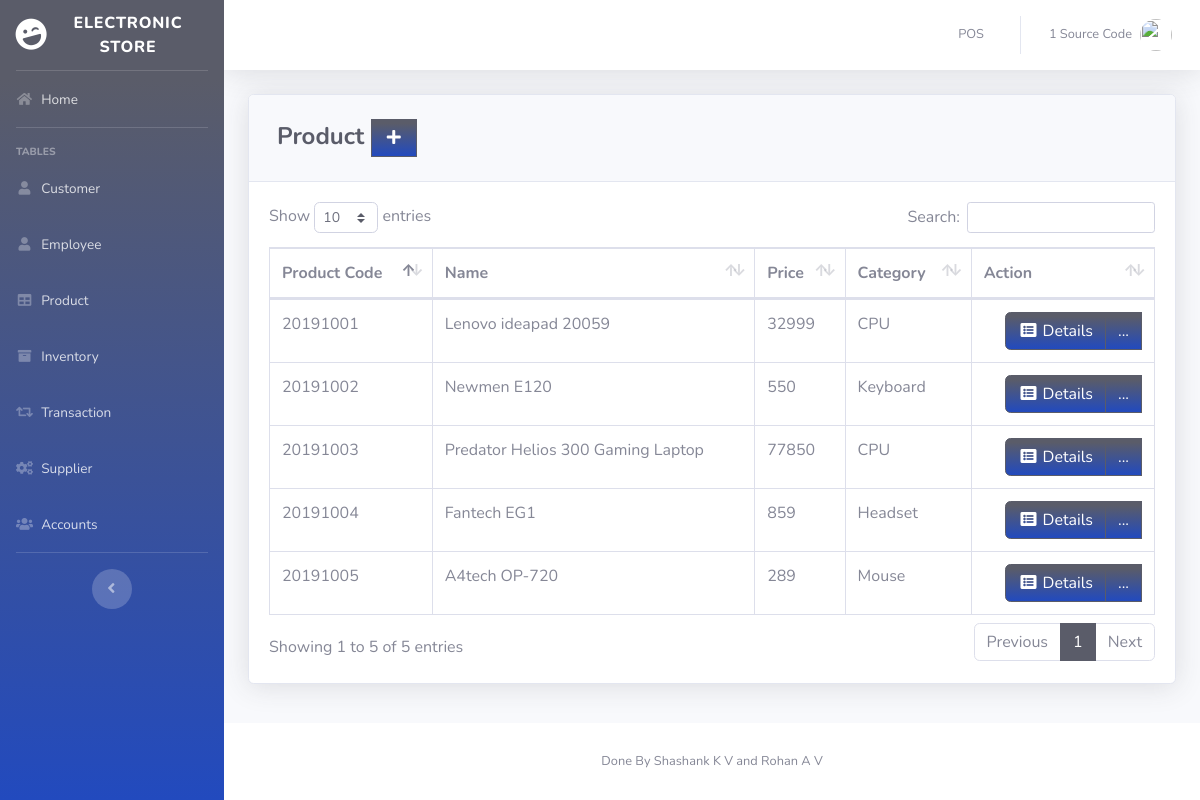
Page /pages/product.php (signed in) on the earlier database version.
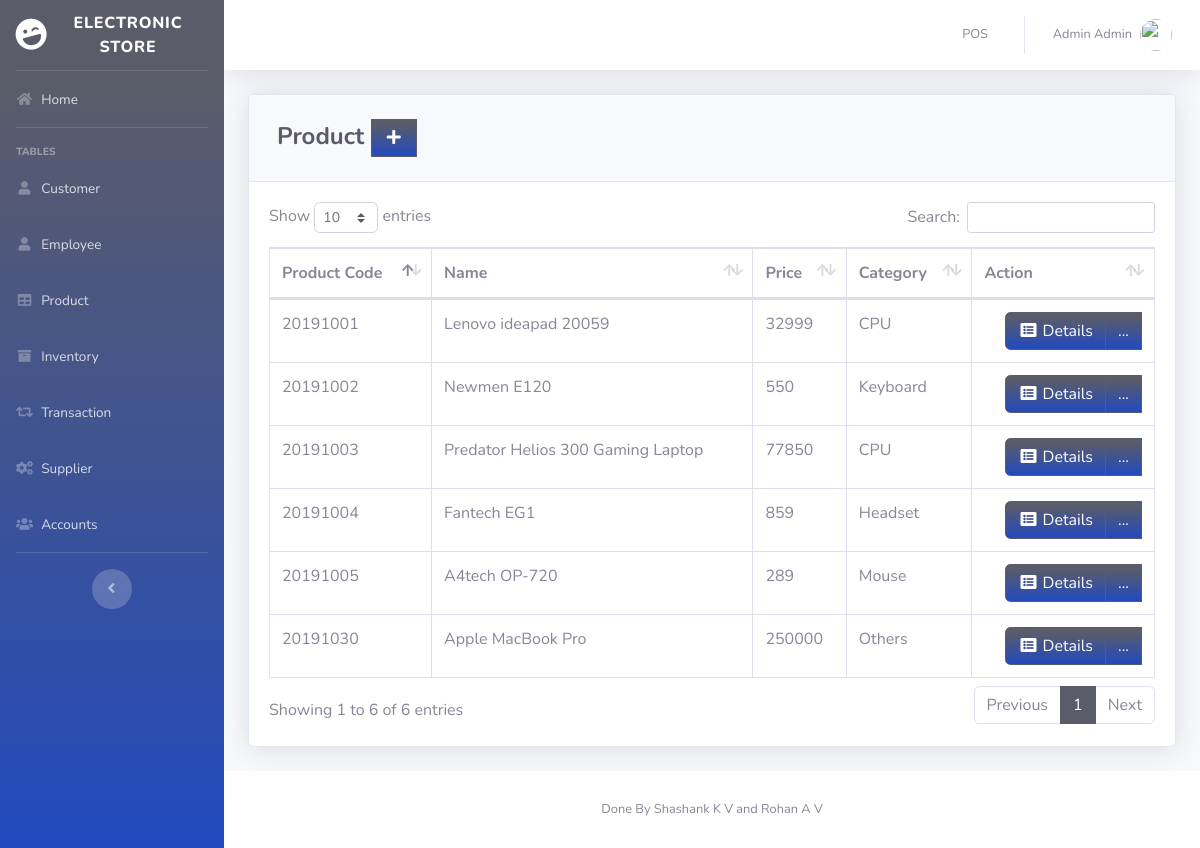
Same page on the later database version.
### tables this page shows
CREATE TABLE `product` (
  `PRODUCT_ID` int(11) NOT NULL,
  `PRODUCT_CODE` varchar(20) NOT NULL,
  `NAME` varchar(50) DEFAULT NULL,
  `DESCRIPTION` varchar(250) NOT NULL,
  `QTY_STOCK` int(50) DEFAULT NULL,
  `ON_HAND` int(250) NOT NULL,
  `PRICE` int(50) DEFAULT NULL,
  `CATEGORY_ID` int(11) DEFAULT NULL,
  `SUPPLIER_ID` int(11) DEFAULT NULL,
  `DATE_STOCK_IN` varchar(50) NOT NULL
);

CREATE TABLE `category` (
  `CATEGORY_ID` int(11) NOT NULL,
  `CNAME` varchar(50) DEFAULT NULL
);

### pages/product.php (the view, shortened to what this page needs)
<?php
include'../includes/connection.php';
include'../includes/sidebar.php';
?>
            <div class="card shadow mb-4">
            <div class="card-header py-3">
              <h4 class="m-2 font-weight-bold text-primary">Product&nbsp;<a  href="#" data-toggle="modal" data-target="#aModal" type="button" class="btn btn-primary bg-gradient-primary" style="border-radius: 0px;"><i class="fas fa-fw fa-plus"></i></a></h4>
            </div>
            <div class="card-body">
              <div class="table-responsive">
                <table class="table table-bordered" id="dataTable" width="100%" cellspacing="0">
               <thead>
                   <tr>
                     <th>Product Code</th>
                     <th>Name</th>
                     <th>Price</th>
                     <th>Category</th>
                     <th>Action</th>
                   </tr>
               </thead>
          <tbody>
<?php
    $query = 'SELECT PRODUCT_ID, PRODUCT_CODE, NAME, PRICE, CNAME, DATE_STOCK_IN FROM product p join category c on p.CATEGORY_ID=c.CATEGORY_ID GROUP BY PRODUCT_CODE';
        $result = mysqli_query($db, $query) or die (mysqli_error($db));
            while ($row = mysqli_fetch_assoc($result)) {
                echo '<tr>';
                echo '<td>'. $row['PRODUCT_CODE'].'</td>';
                echo '<td>'. $row['NAME'].'</td>';
                echo '<td>'. $row['PRICE'].'</td>';
                echo '<td>'. $row['CNAME'].'</td>';
                      echo '<td align="right"> <div class="btn-group">
                              <a type="button" class="btn btn-primary bg-gradient-primary" href="pro_searchfrm.php?action=edit & id='.$row['PRODUCT_CODE'] . '"><i class="fas fa-fw fa-list-alt"></i> Details</a>
                            <div class="btn-group">
                              <a type="button" class="btn btn-primary bg-gradient-primary dropdown no-arrow" data-toggle="dropdown" style="color:white;">
                              ... <span class="caret"></span></a>
                            <ul class="dropdown-menu text-center" role="menu">
                                <li>
                                  <a type="button" class="btn btn-warning bg-gradient-warning btn-block" style="border-radius: 0px;" href="pro_edit.php?action=edit & id='.$row['PRODUCT_ID']. '">
                                    <i class="fas fa-fw fa-edit"></i> Edit
                                  </a>
                                </li>
                            </ul>
                            </div>
                          </div> </td>';
                echo '</tr> ';
                        }
?>
                                </tbody>
                            </table>
                        </div>
                    </div>
                  </div>
<?php
include'../includes/footer.php';
?>

### includes/topbar.php (shortened to what this page needs)
<div id="content-wrapper" class="d-flex flex-column">
  <div id="content">
    <nav class="navbar navbar-expand navbar-light bg-white topbar mb-4 static-top shadow">
      <ul class="navbar-nav ml-auto">
        <li class="nav-item dropdown no-arrow">
          <a class="nav-link" href="pos.php" role="button">
            <span class="mr-2 d-none d-lg-inline text-gray-600 small">POS</span>
          </a>
        </li>
        <li class="nav-item dropdown no-arrow">
          <a class="nav-link dropdown-toggle" href="#" id="userDropdown" role="button" data-toggle="dropdown" aria-haspopup="true" aria-expanded="false">
            <span class="mr-2 d-none d-lg-inline text-gray-600 small"><?php echo  $_SESSION['FIRST_NAME']. ' '.$_SESSION['LAST_NAME'] ;?></span>
            <img class="img-profile rounded-circle"
            <?php
              if($_SESSION['GENDER']=='Male'){
                echo 'src="https://encrypted-tbn0.gstatic.com/images?q=tbn:ANd9GcTS0rikanm-OEchWDtCAWQ_s1hQq1nOlQUeJr242AdtgqcdEgm0Dg"';
              }else{
                echo 'src="https://encrypted-tbn0.gstatic.com/images?q=tbn:ANd9GcSNngF0RFPjyGl4ybo78-XYxxeap88Nvsyj1_txm6L4eheH8ZBu"';
              }
            ?>>
          </a>
        </li>
      </ul>
    </nav>
    <div class="container-fluid">

Differences in the rows shown:
added product: PRODUCT_CODE "20191030", NAME "Apple MacBook Pro", PRICE "250000", CATEGORY_ID.CNAME "Others"
Other differences:
$_SESSION['FIRST_NAME']: "1 Source" → "Admin"
$_SESSION['LAST_NAME']: "Code" → "Admin"
text written by a page script: "Show entries Search: Showing 1 to 5 of 5 entries Previous 1 Next" → "Show entries Search: Showing 1 to 6 of 6 entries Previous 1 Next"
